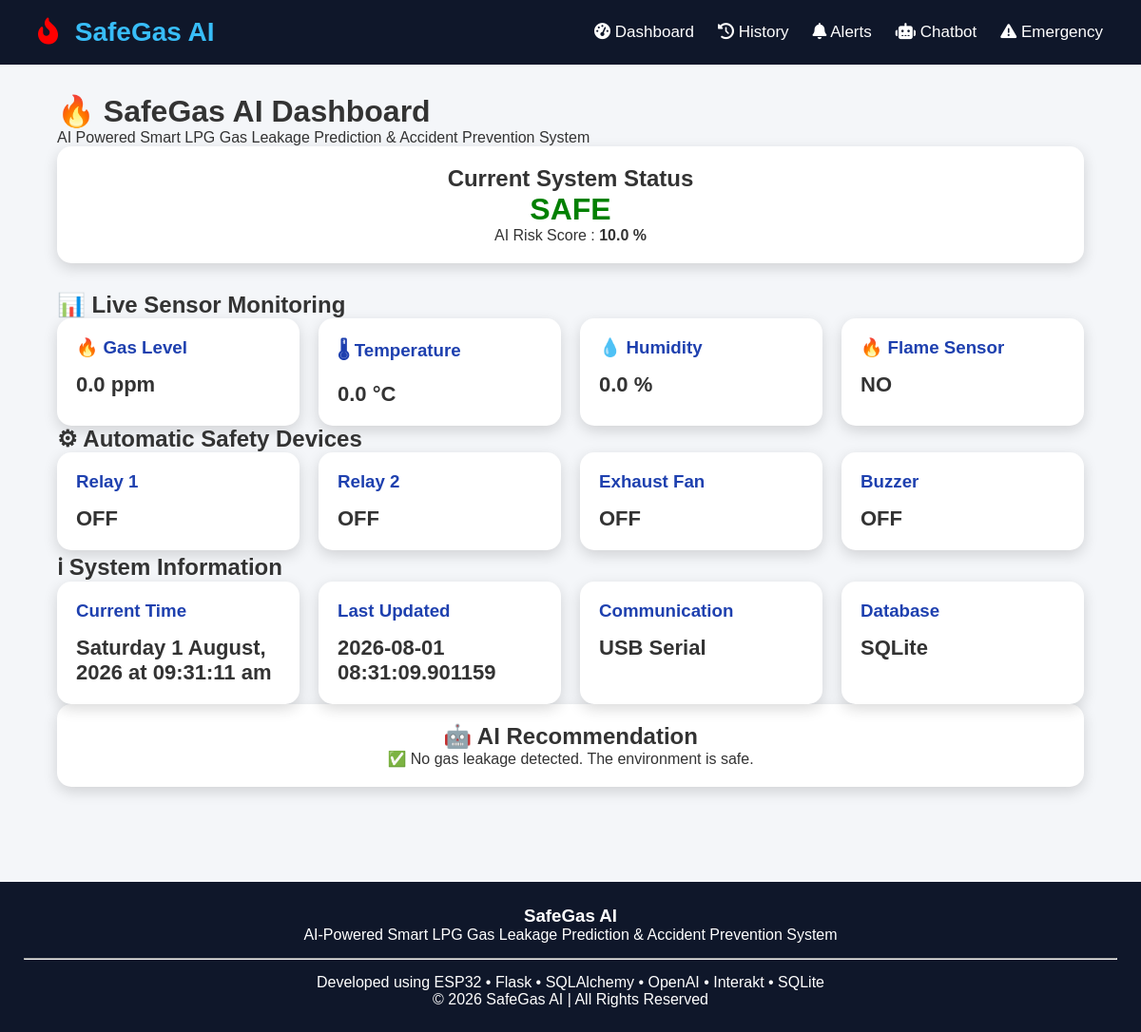
/dashboard, run on the app's committed database.
### models.py (models this page shows, shortened)
class SensorData(db.Model):
    __tablename__ = "sensor_data"
    id = db.Column(db.Integer, primary_key=True)
    gas_level = db.Column(db.Float, nullable=False)
    temperature = db.Column(db.Float, nullable=False)
    humidity = db.Column(db.Float, nullable=False)
    flame_status = db.Column(db.String(20), nullable=False)
    risk_score = db.Column(db.Float, nullable=False)
    risk_level = db.Column(db.String(20), nullable=False)
    relay1_status = db.Column(db.String(20), nullable=False)
    relay2_status = db.Column(db.String(20), nullable=False)
    fan_status = db.Column(db.String(20), nullable=False)
    buzzer_status = db.Column(db.String(20), nullable=False)
    created_at = db.Column(
        db.DateTime,
        default=datetime.utcnow
    )

### routes.py (the view)
@routes_bp.route("/")
@routes_bp.route("/dashboard")
def dashboard():
    latest_sensor = SensorData.query.order_by(
        SensorData.id.desc()
    ).first()
    return render_template(
        "dashboard.html",
        sensor=latest_sensor
    )

### templates/dashboard.html (shortened to what this page needs)
{% extends "base.html" %}
{% block content %}
<div class="container">
    <div class="dashboard-header">
        <h1>🔥 SafeGas AI Dashboard</h1>
        <p>
            AI Powered Smart LPG Gas Leakage Prediction &
            Accident Prevention System
        </p>
    </div>
    {% if sensor %}
    <div class="status-box">
        <h2>Current System Status</h2>
        <h1 id="riskLevel" class="{{ sensor.risk_level|lower }}">
            {{ sensor.risk_level }}
        </h1>
        <p>
            AI Risk Score :
            <strong id="riskScore">{{ sensor.risk_score }} %</strong>
        </p>
    </div>
    <h2 class="section-title">
        📊 Live Sensor Monitoring
    </h2>
    <div class="card-container">
        <div class="card">
            <h3>🔥 Gas Level</h3>
            <p id="gasLevel">{{ sensor.gas_level }} ppm</p>
        </div>
        <div class="card">
            <h3>🌡 Temperature</h3>
            <p id="temperature">{{ sensor.temperature }} °C</p>
        </div>
        <div class="card">
            <h3>💧 Humidity</h3>
            <p id="humidity">{{ sensor.humidity }} %</p>
        </div>
        <div class="card">
            <h3>🔥 Flame Sensor</h3>
            <p id="flameStatus">{{ sensor.flame_status }}</p>
        </div>
    </div>
    <h2 class="section-title">
        ⚙ Automatic Safety Devices
    </h2>
    <div class="card-container">
        <div class="card">
            <h3>Relay 1</h3>
            <p id="relay1">{{ sensor.relay1_status }}</p>
        </div>
        <div class="card">
            <h3>Relay 2</h3>
            <p id="relay2">{{ sensor.relay2_status }}</p>
        </div>
        <div class="card">
            <h3>Exhaust Fan</h3>
            <p id="fan">{{ sensor.fan_status }}</p>
        </div>
        <div class="card">
            <h3>Buzzer</h3>
            <p id="buzzer">{{ sensor.buzzer_status }}</p>
        </div>
    </div>
    <h2 class="section-title">
        ℹ System Information
    </h2>
    <div class="card-container">
        <div class="card">
            <h3>Current Time</h3>
            <p id="currentTime"></p>
        </div>
        <div class="card">
            <h3>Last Updated</h3>
            <p id="lastUpdated">{{ sensor.created_at }}</p>
        </div>
        <div class="card">
            <h3>Communication</h3>
            <p>USB Serial</p>
        </div>
        <div class="card">
            <h3>Database</h3>
            <p>SQLite</p>
        </div>
    </div>
    <div class="status-box">
        <h2>🤖 AI Recommendation</h2>
        <p id="recommendation">
        {% if sensor.risk_level == "SAFE" %}
            ✅ No gas leakage detected.
            The environment is safe.
        {% elif sensor.risk_level == "MEDIUM" %}
            ⚠ Gas concentration is increasing.
            Please monitor the gas cylinder carefully.
        {% elif sensor.risk_level == "HIGH" %}
            🚨 High gas concentration detected.
            Exhaust fan and buzzer are activated automatically.
        {% elif sensor.risk_level == "CRITICAL" %}
            🔥 Critical LPG Gas Leakage Detected.
            Leave the area immediately.
            WhatsApp emergency alert has been sent.
        {% endif %}
        </p>
    </div>
    {% endif %}
</div>
{% endblock %}

### templates/base.html (shortened to what this page needs)
<!DOCTYPE html>
<html lang="en">
<head>
    <link rel="stylesheet"
          href="{{ url_for('static', filename='css/style.css') }}">
    <link rel="stylesheet"
          href="https://cdnjs.cloudflare.com/ajax/libs/font-awesome/6.6.0/css/all.min.css">
</head>
<body>
    <header class="navbar">
        <div class="logo">
            <i class="fa-solid fa-fire-flame-curved"></i>
            <span>SafeGas AI</span>
        </div>
        <nav>
            <ul>
                <li>
                    <a href="{{ url_for('routes.dashboard') }}">
                        <i class="fa-solid fa-gauge-high"></i>
                        Dashboard
                    </a>
                </li>
                <li>
                    <a href="{{ url_for('routes.history') }}">
                        <i class="fa-solid fa-clock-rotate-left"></i>
                        History
                    </a>
                </li>
                <li>
                    <a href="{{ url_for('routes.alerts') }}">
                        <i class="fa-solid fa-bell"></i>
                        Alerts
                    </a>
                </li>
                <li>
                    <a href="{{ url_for('routes.chatbot') }}">
                        <i class="fa-solid fa-robot"></i>
                        Chatbot
                    </a>
                </li>
                <li>
                    <a href="{{ url_for('routes.emergency') }}">
                        <i class="fa-solid fa-triangle-exclamation"></i>
                        Emergency
                    </a>
                </li>
            </ul>
        </nav>
    </header>
    <main class="main-content">
        {% block content %}
        {% endblock %}
    </main>
    <footer>
        <div class="footer-content">
            <h3>SafeGas AI</h3>
            <p>
                AI-Powered Smart LPG Gas Leakage Prediction &
                Accident Prevention System
            </p>
            <hr>
            <p>
                Developed using
                ESP32 • Flask • SQLAlchemy • OpenAI • Interakt • SQLite
            </p>
            <p>
                © 2026 SafeGas AI | All Rights Reserved
            </p>
        </div>
    </footer>
</body>
</html>

### static/css/style.css (style rules this page uses)
* { margin:0; padding:0; box-sizing:border-box; font-family:Arial, Helvetica, sans-serif; }
body { background:#f4f6f9; color:#333; }
.navbar { background:#0f172a; color:white; display:flex; justify-content:space-between; align-items:center; padding:18px 40px; }
.logo { font-size:28px; font-weight:bold; color:#38bdf8; }
.logo i { color:red; margin-right:10px; }
.navbar ul { display:flex; list-style:none; }
.navbar ul li { margin-left:25px; }
.navbar ul li a { color:white; text-decoration:none; font-size:17px; transition:.3s; }
.main-content { width:95%; margin:auto; padding:30px; }
.card-container { display:grid; grid-template-columns:repeat(auto-fit,minmax(250px,1fr)); gap:20px; }
.card { background:white; padding:20px; border-radius:15px; box-shadow:0px 5px 15px rgba(0,0,0,.15); transition:.3s; }
.card h3 { margin-bottom:15px; color:#1e40af; }
.card p { font-size:22px; font-weight:bold; }
.status-box { background:white; padding:20px; border-radius:15px; text-align:center; margin-bottom:30px; box-shadow:0px 5px 15px rgba(0,0,0,.15); }
.safe { color:green; font-weight:bold; }
footer { margin-top:40px; background:#0f172a; color:white; text-align:center; padding:25px; }
footer hr { margin:15px 0; }

### data on the page
SensorData: risk_level "SAFE", risk_score "10.0", gas_level "0.0", temperature "0.0", humidity "0.0", flame_status "NO", relay1_status "OFF", relay2_status "OFF", fan_status "OFF", buzzer_status "OFF", created_at "2026-08-01 08:31:09.901159"
